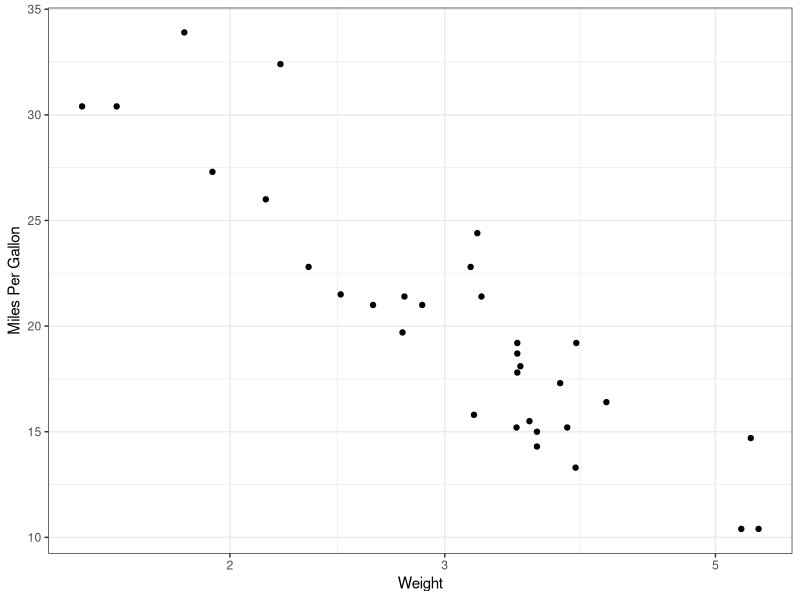
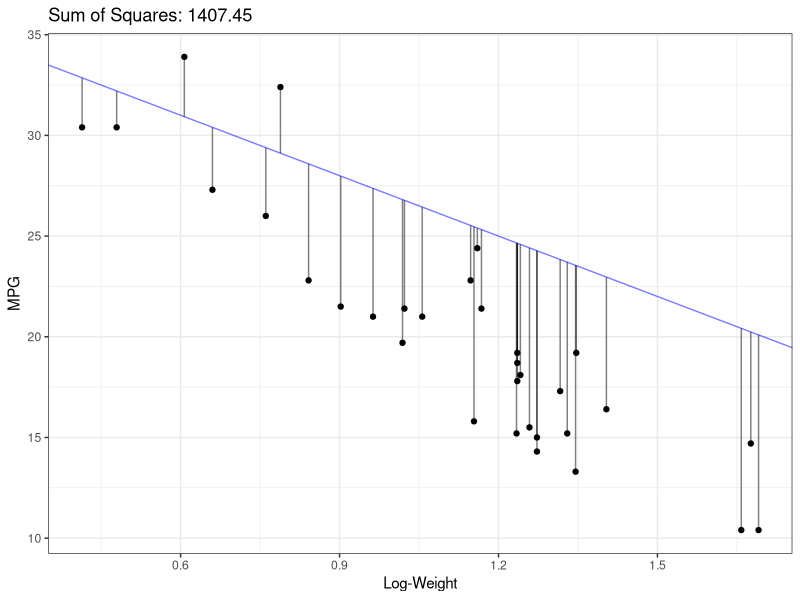
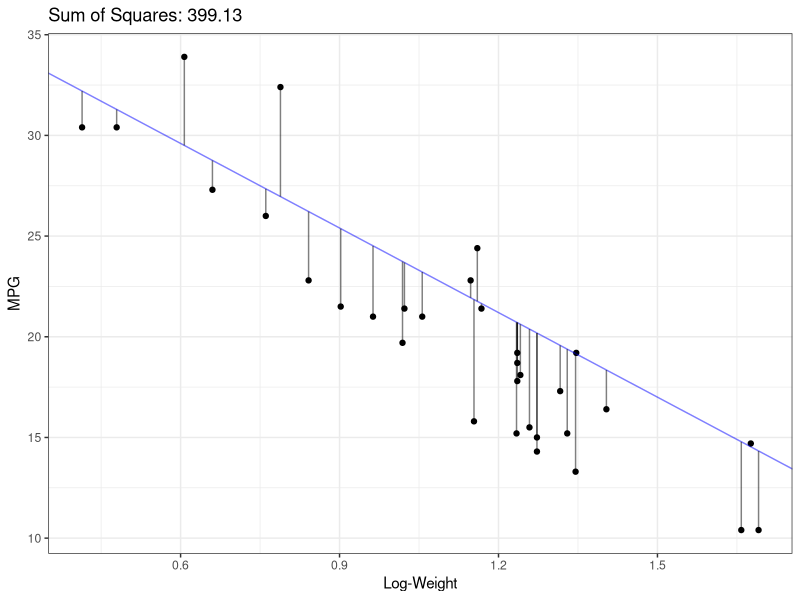
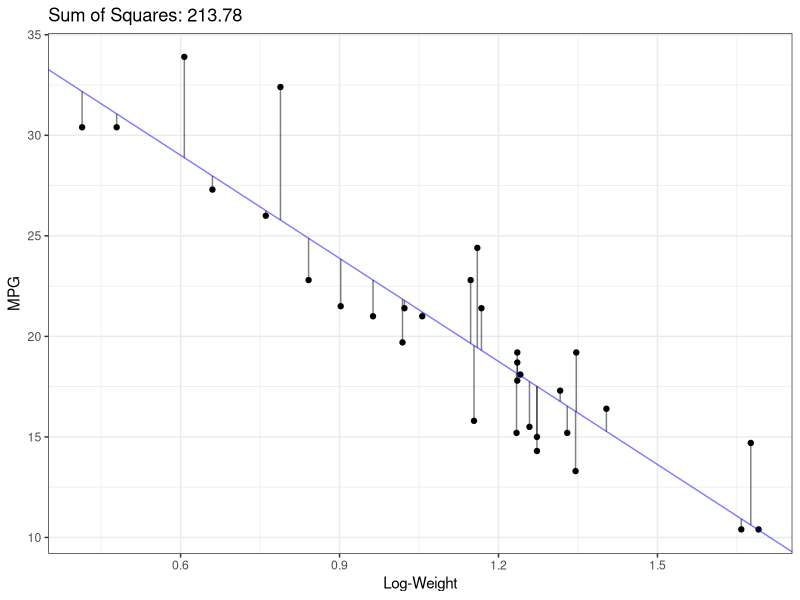

The R script that drew these images, in order:
## ---- chunk 1
set.seed(1)
knitr::opts_chunk$set(echo       = TRUE, 
                      fig.height = 3.5, 
                      fig.width  = 6,
                      fig.align  = "center")
ggplot2::theme_set(ggplot2::theme_bw())
## ---- chunk 2
library(broom)
## ---- chunk 3
    library(tidyverse)
    data("mtcars")
    glimpse(mtcars)
## ---- chunk 4
    ggplot(mtcars, aes(x = wt, mpg)) +
      geom_point() +
      scale_x_log10() +
      xlab("Weight") +
      ylab("Miles Per Gallon")
## ---- chunk 5
    mtcars %>%
      select(mpg, wt) %>%
      mutate(logwt = log(wt)) ->
      submt
    beta0 <- 37
    beta1 <- -10
    submt$fitted <- beta0 + submt$logwt * beta1
    ss <- sum((submt$fitted - submt$mpg)^2)
    submt %>%
      ggplot(mapping = aes(x = logwt, y = mpg)) +
      geom_point() +
      geom_abline(slope = beta1, intercept = beta0, color = "blue", alpha = 1/2) +
      xlab("Log-Weight") + 
      ylab("MPG") +
      geom_segment(mapping = aes(x = logwt, xend = logwt, y = mpg, yend = fitted), alpha = 1/2) +
      ggtitle(paste0("Sum of Squares: ", round(ss, digits = 2)))
## ---- chunk 6
    beta0 <- 38
    beta1 <- -14
    submt$fitted <- beta0 + submt$logwt * beta1
    ss <- sum((submt$fitted - submt$mpg)^2)
    submt %>%
      ggplot(mapping = aes(x = logwt, y = mpg)) +
      geom_point() +
      geom_abline(slope = beta1, intercept = beta0, color = "blue", alpha = 1/2) +
      xlab("Log-Weight") + 
      ylab("MPG") +
      geom_segment(mapping = aes(x = logwt, xend = logwt, y = mpg, yend = fitted), alpha = 1/2) +
      ggtitle(paste0("Sum of Squares: ", round(ss, digits = 2)))
## ---- chunk 7
    lmout <- lm(mpg ~ logwt, data = submt)
    beta0 <- coef(lmout)[1]
    beta1 <- coef(lmout)[2]
    submt$fitted <- beta0 + submt$logwt * beta1
    ss <- sum((submt$fitted - submt$mpg)^2)
    submt %>%
      ggplot(mapping = aes(x = logwt, y = mpg)) +
      geom_point() +
      geom_abline(slope = beta1, intercept = beta0, color = "blue", alpha = 1/2) +
      xlab("Log-Weight") + 
      ylab("MPG") +
      geom_segment(mapping = aes(x = logwt, xend = logwt, y = mpg, yend = fitted), alpha = 1/2) +
      ggtitle(paste0("Sum of Squares: ", round(ss, digits = 2)))
## ---- chunk 8
    lmout <- lm(mpg ~ log(wt), data = mtcars)
    lmtide <- tidy(lmout)
    select(lmtide, term, estimate)
## ---- chunk 9
    lmtide <- tidy(lmout, conf.int = TRUE)
    select(lmtide, conf.low, conf.high)
